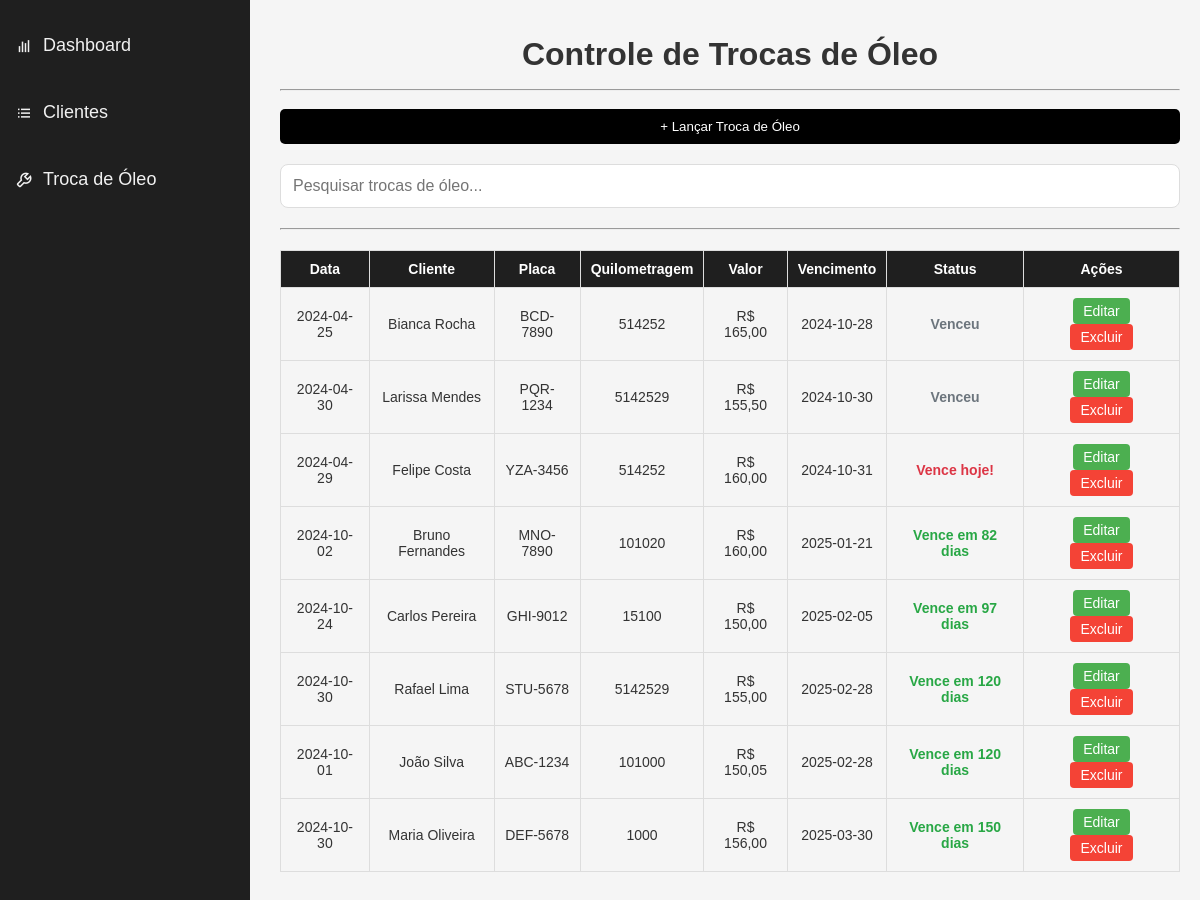
/troca_oleo, run on the app's committed database.
### tables this page shows
CREATE TABLE trocas (
                id INTEGER PRIMARY KEY AUTOINCREMENT,
                data TEXT,
                cliente_id INTEGER,
                quilometragem INTEGER,
                valor REAL,
                vencimento TEXT,
                FOREIGN KEY (cliente_id) REFERENCES clientes(id)
            );

CREATE TABLE clientes (
                id INTEGER PRIMARY KEY AUTOINCREMENT,
                nome TEXT,
                telefone TEXT,
                placa TEXT,
                marca TEXT,
                modelo TEXT,
                ano INTEGER
            );

### app.py (the view, shortened to what this page needs)
@app.route('/troca_oleo', methods=['GET', 'POST'])
def troca_oleo():
    with connect_db() as conn:
        cursor = conn.execute("SELECT * FROM clientes")
        clientes = cursor.fetchall()
    with connect_db() as conn:
        cursor = conn.execute('''
            SELECT trocas.id, trocas.data, clientes.nome, clientes.placa, trocas.quilometragem,
                   trocas.valor, trocas.vencimento
            FROM trocas
            JOIN clientes ON trocas.cliente_id = clientes.id
            ORDER BY trocas.vencimento ASC
        ''')
        trocas = cursor.fetchall()
    today = datetime.today()
    return render_template('troca_oleo.html', clientes=clientes, trocas=trocas, today=today, datetime=datetime)

### app.py (called while the page is built)
def connect_db():
    return sqlite3.connect(DATABASE)

def format_currency(value):
    return f"R$ {value:,.2f}".replace(",", "X").replace(".", ",").replace("X", ".")

### templates/troca_oleo.html (shortened to what this page needs)
{% extends "base.html" %}
{% block content %}
<hr>
<br>
<button id="btnLancarTroca" class="button">+ Lançar Troca de Óleo</button>
<input type="text" id="search" placeholder="Pesquisar trocas de óleo..." class="search-bar">
<hr>
<table id="trocasTable" class="table">
    <tr>
        <th>Data</th>
        <th>Cliente</th>
        <th>Placa</th>
        <th>Quilometragem</th>
        <th>Valor</th>
        <th>Vencimento</th>
        <th>Status</th>
        <th>Ações</th>
    </tr>
    {% for troca in trocas %}
    {% set data_vencimento = datetime.strptime(troca[6], '%Y-%m-%d').date() %}
    {% set dias_restantes = (data_vencimento - today.date()).days %}
    <tr>
        <td>{{ troca[1] }}</td>
        <td>{{ troca[2] }}</td>
        <td>{{ troca[3] }}</td>
        <td>{{ troca[4] }}</td>
        <td>{{ troca[5] | float | format_currency }}</td>
        <td>{{ troca[6] }}</td>
        <td>
            {% if dias_restantes == 0 %}
                <span class="status-red">Vence hoje!</span>
            {% elif dias_restantes == 1 %}
                <span class="status-orange">Vence amanhã!</span>
            {% elif dias_restantes > 1 %}
                <span class="status-green">Vence em {{ dias_restantes }} dias</span>
            {% else %}
                <span class="status-gray">Venceu</span>
            {% endif %}
        </td>
        <td>
            <a href="javascript:void(0);" class="action-btn edit-btn" onclick="editTroca({{ troca[0] }})">Editar</a>
            <a href="javascript:void(0);" class="action-btn delete-btn" onclick="confirmDelete({{ troca[0] }})">Excluir</a>
        </td>
    </tr>
    {% endfor %}
</table>
{% endblock %}

### static/style.css (style rules this page uses)
* { margin: 0; padding: 0; box-sizing: border-box; }
body { font-family: Arial, sans-serif; background-color: #f5f5f5; color: #333; }
button { background-color: #000000; color: white; padding: 10px 20px; border: none; cursor: pointer; border-radius: 5px; transition: 0.3s; width: 100%; }
.search-bar { width: 100%; padding: 12px; margin: 20px 0; font-size: 16px; border: 1px solid #ddd; border-radius: 8px; }
table { width: 100%; border-collapse: collapse; margin: 20px 0; }
table, th, td { border: 1px solid #ddd; }
th, td { padding: 10px; text-align: center; font-size: 14px; }
th { background-color: #1f1f1f; color: white; }
.status-green { color: #28a745; font-weight: bold; }
.status-red { color: #dc3545; font-weight: bold; }
.status-gray { color: #6c757d; font-weight: bold; }
.edit-btn, .delete-btn { display: inline-block; padding: 5px 10px; margin: 0 5px; text-decoration: none; font-size: 14px; color: #fff; border-radius: 4px; transition: background-color 0.3s ease; cursor: pointer; }
.edit-btn { background-color: #4CAF50; }
.delete-btn { background-color: #f44336; }

### data on the page
trocas: data "2024-04-25", nome "Bianca Rocha", placa "BCD-7890", quilometragem "514252", valor "R$ 165,00", vencimento "2024-10-28", shows "Venceu"
trocas: data "2024-04-30", nome "Larissa Mendes", placa "PQR-1234", quilometragem "5142529", valor "R$ 155,50", vencimento "2024-10-30", shows "Venceu"
trocas: data "2024-04-29", nome "Felipe Costa", placa "YZA-3456", quilometragem "514252", valor "R$ 160,00", vencimento "2024-10-31", shows "Vence hoje!"
trocas: data "2024-10-02", nome "Bruno Fernandes", placa "MNO-7890", quilometragem "101020", valor "R$ 160,00", vencimento "2025-01-21"
trocas: data "2024-10-24", nome "Carlos Pereira", placa "GHI-9012", quilometragem "15100", valor "R$ 150,00", vencimento "2025-02-05"
trocas: data "2024-10-30", nome "Rafael Lima", placa "STU-5678", quilometragem "5142529", valor "R$ 155,00", vencimento "2025-02-28"
trocas: data "2024-10-01", nome "João Silva", placa "ABC-1234", quilometragem "101000", valor "R$ 150,05", vencimento "2025-02-28"
trocas: data "2024-10-30", nome "Maria Oliveira", placa "DEF-5678", quilometragem "1000", valor "R$ 156,00", vencimento "2025-03-30"
